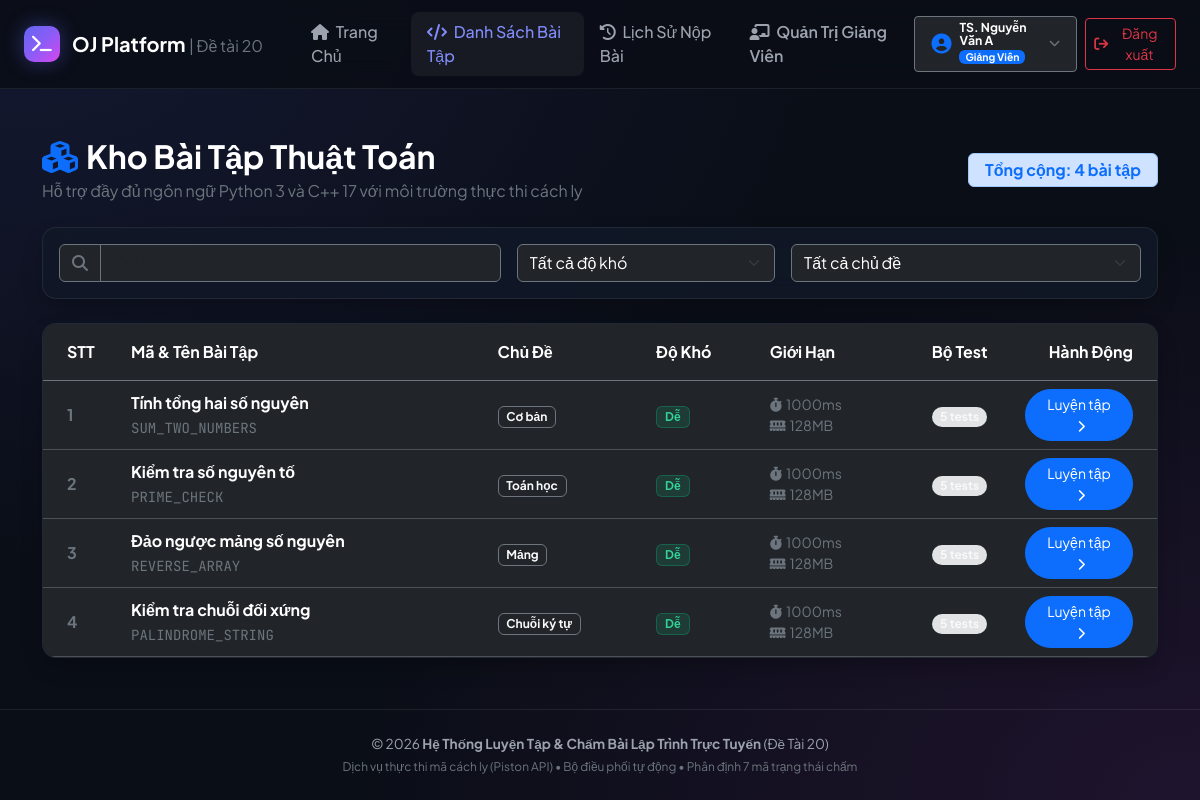
Screenshot of /problems.php (signed in) with the database file from the repository.
### tables this page shows
CREATE TABLE `problems` (
    `id` INT AUTO_INCREMENT PRIMARY KEY,
    `code` VARCHAR(50) NOT NULL UNIQUE COMMENT 'Mã bài viết tắt (vd: SUM_ARRAY, PRIME_CHECK)',
    `title` VARCHAR(255) NOT NULL COMMENT 'Tiêu đề bài tập',
    `topic` VARCHAR(100) NOT NULL COMMENT 'Chủ đề: Mảng, Chuỗi, Đồ thị, Đệ quy...',
    `difficulty` ENUM('EASY', 'MEDIUM', 'HARD') NOT NULL DEFAULT 'EASY' COMMENT 'Độ khó',
    `author_id` INT NOT NULL COMMENT 'Giảng viên tạo bài',
    `current_version_id` INT DEFAULT NULL COMMENT 'Trỏ tới phiên bản đang sử dụng',
    `is_published` TINYINT(1) NOT NULL DEFAULT 1 COMMENT '1 = Công khai; 0 = Ẩn',
    `created_at` DATETIME NOT NULL DEFAULT CURRENT_TIMESTAMP,
    `updated_at` DATETIME NOT NULL DEFAULT CURRENT_TIMESTAMP ON UPDATE CURRENT_TIMESTAMP,
    INDEX `idx_problems_difficulty` (`difficulty`),
    INDEX `idx_problems_topic` (`topic`),
    INDEX `idx_problems_author` (`author_id`),
    CONSTRAINT `fk_problems_author` FOREIGN KEY (`author_id`) REFERENCES `users` (`id`) ON DELETE CASCADE
);

CREATE TABLE `problem_versions` (
    `id` INT AUTO_INCREMENT PRIMARY KEY,
    `problem_id` INT NOT NULL COMMENT 'Thuộc bài tập nào',
    `version_number` INT NOT NULL DEFAULT 1 COMMENT 'Phiên bản 1, 2, 3...',
    `description` LONGTEXT NOT NULL COMMENT 'Nội dung đề bài, quy cách input/output',
    `time_limit_ms` INT NOT NULL DEFAULT 1000 COMMENT 'Giới hạn thời gian chạy (mili-giây)',
    `memory_limit_kb` INT NOT NULL DEFAULT 131072 COMMENT 'Giới hạn RAM (KB, mặc định 128MB)',
    `change_log` VARCHAR(255) DEFAULT NULL COMMENT 'Ghi chú lý do cập nhật phiên bản',
    `created_by` INT NOT NULL COMMENT 'Người tạo phiên bản này',
    `created_at` DATETIME NOT NULL DEFAULT CURRENT_TIMESTAMP,
    UNIQUE KEY `uq_problem_version` (`problem_id`, `version_number`),
    INDEX `idx_pv_problem` (`problem_id`),
    CONSTRAINT `fk_pv_problem` FOREIGN KEY (`problem_id`) REFERENCES `problems` (`id`) ON DELETE CASCADE,
    CONSTRAINT `fk_pv_creator` FOREIGN KEY (`created_by`) REFERENCES `users` (`id`) ON DELETE CASCADE
);

### problems.php (the view, shortened to what this page needs)
<?php
$problems = [];
try {
    $pdo = Database::getConnection();
    $stmt = $pdo->query("
        SELECT p.id, p.code, p.title, p.topic, p.difficulty,
               pv.time_limit_ms, pv.memory_limit_kb,
               (SELECT COUNT(*) FROM test_cases tc WHERE tc.problem_version_id = pv.id) as test_count
        FROM problems p
        JOIN problem_versions pv ON p.current_version_id = pv.id
        WHERE p.is_published = 1
        ORDER BY p.id ASC
    ");
    $problems = $stmt->fetchAll();
} catch (Exception $e) {
    $errorMsg = $e->getMessage();
}
require_once __DIR__ . '/includes/header.php';
require_once __DIR__ . '/includes/navbar.php';
?>
<div class="container my-5">
    <div class="d-flex align-items-center justify-content-between flex-wrap gap-3 mb-4">
        <div>
            <h2 class="fw-bold text-white mb-1">
                <i class="fas fa-cubes text-primary me-2"></i>Kho Bài Tập Thuật Toán
            </h2>
            <p class="text-secondary mb-0">Hỗ trợ đầy đủ ngôn ngữ Python 3 và C++ 17 với môi trường thực thi cách ly</p>
        </div>
        <div class="d-flex align-items-center gap-2">
            <span class="badge bg-primary-subtle text-primary border border-primary-subtle px-3 py-2 fs-6">
                Tổng cộng: <?php echo count($problems); ?> bài tập
            </span>
        </div>
    </div>
    <div class="custom-card p-3 mb-4">
        <div class="row g-3 align-items-center">
            <div class="col-md-5">
                <div class="input-group">
                    <span class="input-group-text bg-dark border-secondary text-secondary">
                        <i class="fas fa-search"></i>
                    </span>
                    <input type="text" id="filterSearch" class="form-control bg-dark border-secondary text-white" placeholder="Tìm kiếm bài tập theo tên hoặc mã bài...">
                </div>
            </div>
            <div class="col-md-3">
                <select id="filterDifficulty" class="form-select bg-dark border-secondary text-white">
                    <option value="">Tất cả độ khó</option>
                </select>
            </div>
            <div class="col-md-4">
                <select id="filterTopic" class="form-select bg-dark border-secondary text-white">
                    <option value="">Tất cả chủ đề</option>
                </select>
            </div>
        </div>
    </div>
    <div class="custom-card overflow-hidden">
        <div class="table-responsive">
            <table class="table table-dark table-hover align-middle mb-0" id="problemTable">
                <thead class="text-secondary border-bottom border-secondary">
                    <tr>
                        <th class="ps-4 py-3" style="width: 80px;">STT</th>
                        <th class="py-3">Mã &amp; Tên Bài Tập</th>
                        <th class="py-3">Chủ Đề</th>
                        <th class="py-3">Độ Khó</th>
                        <th class="py-3">Giới Hạn</th>
                        <th class="py-3 text-center">Bộ Test</th>
                        <th class="pe-4 py-3 text-end" style="width: 140px;">Hành Động</th>
                    </tr>
                </thead>
                <tbody>
                    <?php if (empty($problems)): ?>
                        <tr>
                            <td colspan="7" class="text-center py-5 text-secondary">
                                Không có bài tập nào được tìm thấy.
                            </td>
                        </tr>
                    <?php else: ?>
                        <?php foreach ($problems as $idx => $p):
                            $diffClass = ($p['difficulty'] === 'EASY') ? 'badge-easy' : (($p['difficulty'] === 'MEDIUM') ? 'badge-medium' : 'badge-hard');
                            $diffLabel = ($p['difficulty'] === 'EASY') ? 'Dễ' : (($p['difficulty'] === 'MEDIUM') ? 'Trung bình' : 'Khó');
                        ?>
                            <tr class="problem-row"
                                data-title="<?php echo htmlspecialchars(mb_strtolower($p['title'])); ?>"
                                data-code="<?php echo htmlspecialchars(mb_strtolower($p['code'])); ?>"
                                data-difficulty="<?php echo $p['difficulty']; ?>"
                                data-topic="<?php echo htmlspecialchars($p['topic']); ?>">
                                <td class="ps-4 fw-bold text-secondary"><?php echo $idx + 1; ?></td>
                                <td>
                                    <a href="solve.php?id=<?php echo $p['id']; ?>" class="text-decoration-none text-white fw-bold d-block">
                                        <?php echo htmlspecialchars($p['title']); ?>
                                    </a>
                                    <code class="text-secondary small"><?php echo htmlspecialchars($p['code']); ?></code>
                                </td>
                                <td>
                                    <span class="badge bg-dark border border-secondary text-light">
                                        <?php echo htmlspecialchars($p['topic']); ?>
                                    </span>
                                </td>
                                <td>
                                    <span class="badge <?php echo $diffClass; ?> px-2 py-1">
                                        <?php echo $diffLabel; ?>
                                    </span>
                                </td>
                                <td class="small text-secondary">
                                    <div><i class="fas fa-stopwatch me-1"></i><?php echo $p['time_limit_ms']; ?>ms</div>
                                    <div><i class="fas fa-memory me-1"></i><?php echo round($p['memory_limit_kb'] / 1024); ?>MB</div>
                                </td>
                                <td class="text-center">
                                    <span class="badge bg-secondary-subtle text-light rounded-pill px-2">
                                        <?php echo $p['test_count']; ?> tests
                                    </span>
                                </td>
                                <td class="pe-4 text-end">
                                    <a href="solve.php?id=<?php echo $p['id']; ?>" class="btn btn-primary btn-sm px-3 rounded-pill">
                                        <span>Luyện tập</span>
                                        <i class="fas fa-chevron-right ms-1 small"></i>
                                    </a>
                                </td>
                            </tr>
                        <?php endforeach; ?>
                    <?php endif; ?>
                </tbody>
            </table>
        </div>
    </div>
</div>
<?php require_once __DIR__ . '/includes/footer.php'; ?>

### includes/header.php (style rules this page uses)
:root { --bg-body: #0a0e17; --bg-card: rgba(17, 24, 39, 0.85); --bg-surface: #111827; --border-color: rgba(255, 255, 255, 0.08); --text-main: #f3f4f6; --text-muted: #9ca3af; --primary: #6366f1; --primary-grad: linear-gradient(135deg, #6366f1 0%, #8b5cf6 50%, #d946ef 100%); --accent-green: #10b981; --accent-red: #ef4444; --accent-yellow: #f59e0b; --accent-cyan: #06b6d4; }
body { background-color: var(--bg-body); color: var(--text-main); font-family: 'Plus Jakarta Sans', sans-serif; min-height: 100vh; display: flex; flex-direction: column; background-image: radial-gradient(at 0% 0%, rgba(99, 102, 241, 0.12) 0px, transparent 50%), radial-gradient(at 100% 100%, rgba(217, 70, 239, 0.10) 0px, transparent 50%); background-attachment: fixed; }
.custom-card { background: var(--bg-card); border: 1px solid var(--border-color); border-radius: 14px; backdrop-filter: blur(12px); box-shadow: 0 10px 25px -5px rgba(0, 0, 0, 0.3); }
.badge-easy { background: rgba(16, 185, 129, 0.15); color: #34d399; border: 1px solid rgba(16, 185, 129, 0.3); }
pre, code { font-family: 'JetBrains Mono', monospace; }

### rows the page displays
problems: title "Tính tổng hai số nguyên", code "SUM_TWO_NUMBERS", topic "Cơ bản", difficulty "Dễ", current_version.time_limit_ms "1000", $p['memory_limit_kb']/1024 "128", test_count "5"
problems: title "Kiểm tra số nguyên tố", code "PRIME_CHECK", topic "Toán học", difficulty "Dễ", current_version.time_limit_ms "1000", $p['memory_limit_kb']/1024 "128", test_count "5"
problems: title "Đảo ngược mảng số nguyên", code "REVERSE_ARRAY", topic "Mảng", difficulty "Dễ", current_version.time_limit_ms "1000", $p['memory_limit_kb']/1024 "128", test_count "5"
problems: title "Kiểm tra chuỗi đối xứng", code "PALINDROME_STRING", topic "Chuỗi ký tự", difficulty "Dễ", current_version.time_limit_ms "1000", $p['memory_limit_kb']/1024 "128", test_count "5"

### other values shown
$loggedUser['full_name'] "TS. Nguyễn Văn A"
$roleLabel "Giảng Viên"
count($problems) "4"
